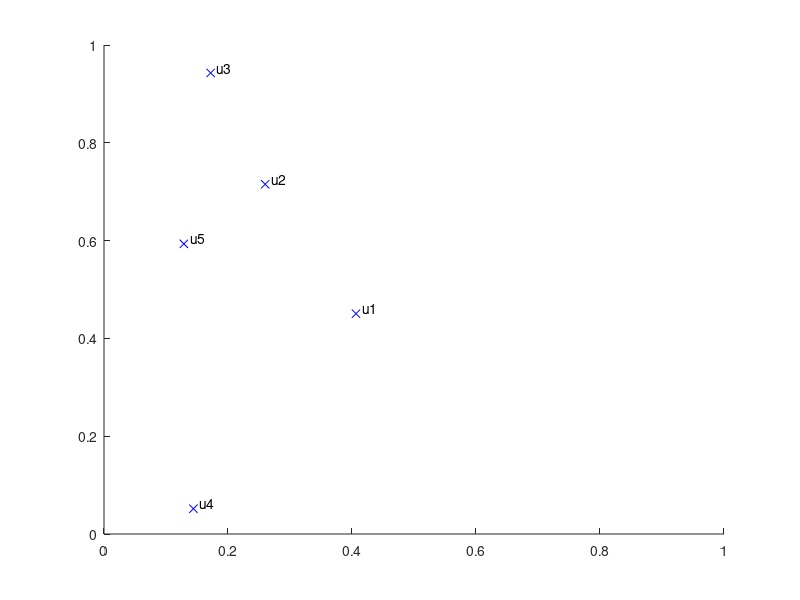

MATLAB code for this plot: (Note: this script raises an error after producing the figure.)
clc; clear all; close all;
%Insertar Usuarios
N=input('Ingrese N(Celulares):');
x=rand(N,1); y=rand(N,1);
hold on
plot(x,y,'bx');

for j=1:N      %Nombra a cada usuario
       te=text(x(j)+0.01,y(j)+0.01,sprintf('u%d',j));  
end
disp('UBICACION DE ANTENAS') 
xrsu=[]; yrsu=[];
boton=1;
axis([0 1 0 1])
img=imread('ups.png');
theta=linspace(0,5*pi,200);
image('CData',img,'XData',[0 1],'YData',[1 0]);
%Insetar Antenas
while boton==1
    [xo,yo,boton]=ginput(1);
    xrsu=[xrsu xo]; yrsu=[yrsu yo];
    plot(xrsu,yrsu,'r.','markersize',25); 
    title(sprintf('ANTENAS %d', length(xrsu))); 
end
M=length(xrsu);   
 for i=1:M      %Nombra a cada RSU
        te=text(xrsu(i)+0.01, yrsu(i)+0.01,sprintf('A%d',i)); 
 end    
 
%Conexiones con Distancias
for i=1:length(xrsu)
    for j=1:length(x)
        dist(i,j)=sqrt((xrsu(i)-x(j))^2+(yrsu(i)-y(j))^2);
        if(dist(i,j)<=0.2)
        plot([xrsu(i) x(j)],[yrsu(i) y(j)],'b-');
        end
    end
end

%Creacion de las Circunferencias
for i=1:length(xrsu)
     o=-pi:0.01:pi;
     plot(0.2*cos(o)+xrsu(i),0.2*sin(o)+yrsu(i),':m','linewidth',2)
    pause(1);
end